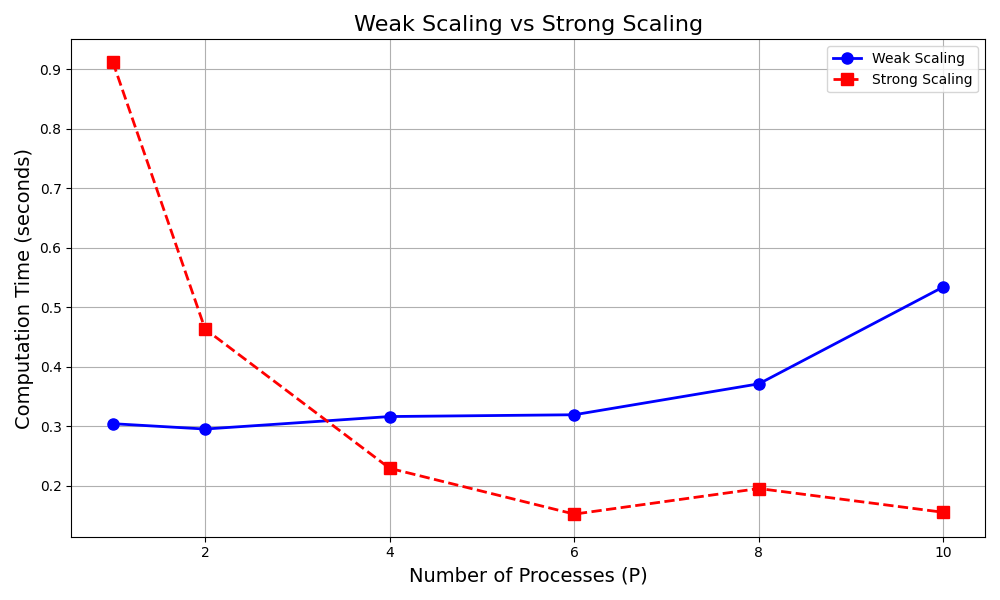

This chart was generated by the following Python code:
import matplotlib.pyplot as plt

# Data for P (Number of Processes)
P = [1, 2, 4, 6, 8, 10]

# Weak Scaling Times
weak_scaling = [0.304, 0.295, 0.316, 0.319, 0.371, 0.534]

# Strong Scaling Times
strong_scaling = [0.912, 0.463, 0.229, 0.152, 0.195, 0.155]

# Create the plot
plt.figure(figsize=(10, 6))

# Plotting Weak Scaling
plt.plot(P, weak_scaling, label='Weak Scaling', marker='o', color='b', linestyle='-', linewidth=2, markersize=8)

# Plotting Strong Scaling
plt.plot(P, strong_scaling, label='Strong Scaling', marker='s', color='r', linestyle='--', linewidth=2, markersize=8)

# Adding labels and title
plt.xlabel('Number of Processes (P)', fontsize=14)
plt.ylabel('Computation Time (seconds)', fontsize=14)
plt.title('Weak Scaling vs Strong Scaling', fontsize=16)

# Adding grid
plt.grid(True)

# Adding legend
plt.legend()

# Show the plot
plt.tight_layout()
plt.show()
